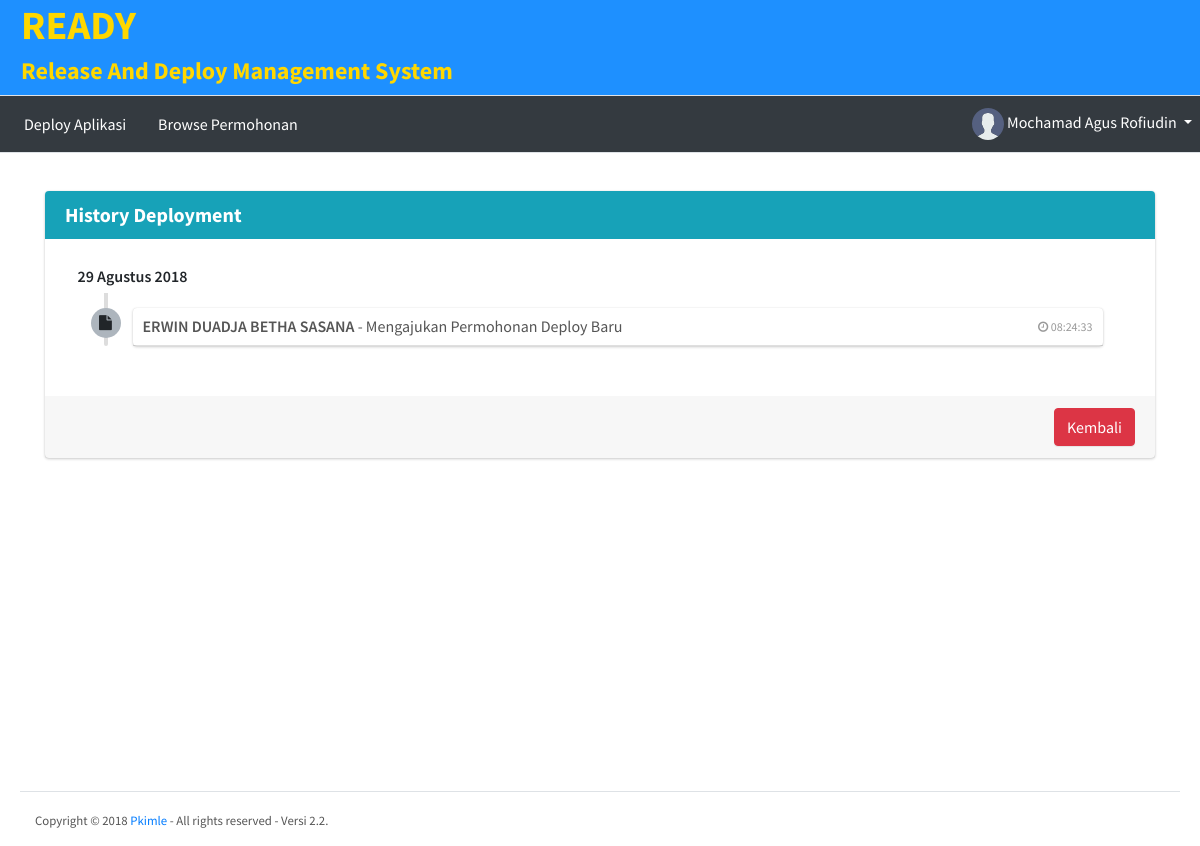
Page /pkimle/deploy3/detail-160 (signed in) on the committed database.
### tables this page shows
CREATE TABLE IF NOT EXISTS `td_permohonan` (
  `kd_permohonan` int(5) NOT NULL,
  `no_nd` varchar(40) NOT NULL,
  `tgl_deploy` date NOT NULL,
  `kd_aplikasi` int(3) NOT NULL,
  `nip_pemohon` varchar(18) NOT NULL,
  `nip_atasan_pemohon` int(18) NOT NULL,
  `jns_deploy` int(2) NOT NULL,
  `ket_fitur` text NOT NULL,
  `ket_service` text NOT NULL,
  `ket_table` text NOT NULL,
  `file_name` varchar(250) NOT NULL,
  `fileusman` text NOT NULL,
  `filedetail` text NOT NULL,
  `fileuat` text NOT NULL,
  `catatan` varchar(400) NOT NULL,
  `status` varchar(250) NOT NULL DEFAULT 'Request',
  `tgl_rekam` datetime NOT NULL DEFAULT CURRENT_TIMESTAMP ON UPDATE CURRENT_TIMESTAMP
);

CREATE TABLE IF NOT EXISTS `tr_pegawai` (
  `nip_pegawai` varchar(18) NOT NULL,
  `nm_pegawai` varchar(50) NOT NULL,
  `jabatan` varchar(225) NOT NULL,
  `username` varchar(100) NOT NULL,
  `password` varchar(50) NOT NULL,
  `crypt` varchar(500) NOT NULL DEFAULT '3365cdeb71ad7146a8f0a2b65bddf136',
  `key` varchar(500) NOT NULL DEFAULT 'e58a5e23cb26998e029ab3a734244226',
  `grub` varchar(8) NOT NULL
);

### lib/indonesia.lib.php (called while the page is built, shortened)
<?php
function tgl_indo($tanggal){
	$bulan = array (
		1 =>   'Januari',
		'Februari',
		'Maret',
		'April',
		'Mei',
		'Juni',
		'Juli',
		'Agustus',
		'September',
		'Oktober',
		'November',
		'Desember'
	);
	$pecahkan = explode('-', $tanggal);
	return $pecahkan[2] . ' ' . $bulan[ (int)$pecahkan[1] ] . ' ' . $pecahkan[0];
}

### config.php (called while the page is built, shortened)
<?php
$c_url="http://localhost/pkimle";
require_once ROOT.DS."lib/indonesia.lib.php"
?>

### pages/detail.php (the view, shortened to what this page needs)
<?php
$kd_permohonan=$_GET['kd_permohonan'];
$queryutama1 = "SELECT * from td_permohonan where (kd_permohonan like '%" . $kd_permohonan . "%')";
$resultutama1 = mysql_query($queryutama1);
$row2 = mysql_fetch_array($resultutama1);
$q_peg = "SELECT * from  tr_pegawai  where (nip_pegawai like '%" . $row2['nip_pemohon'] . "%')";
$result_peg = mysql_query($q_peg);
$data_peg = mysql_fetch_array($result_peg);
?>
			<div class="container">
			<div class="col-12">
				<div class="card card-info">
				  <div class="card-header">
					<h3 class="card-title"><b>History Deployment </b></h3>
				  </div>
					<div class="card-body">
        <div class="col-md-12">
          <ul class="timeline">
            <li class="time-label">
                  <span class="bg-red">
                    <?php echo tgl_indo(date('Y-m-d', strtotime($row2['tgl_rekam']))); ?>
                  </span>
            </li>
            <li>
              <i class="fa fa-file bg-blue"></i>
              <div class="timeline-item">
				<span class="time"><i class="fa fa-clock-o"></i> <?php echo date('H:i:s', strtotime($row2['tgl_rekam'])); ?></span>
                <h3 class="timeline-header"><a><?php echo  $data_peg['nm_pegawai'];?></a> - Mengajukan Permohonan Deploy Baru</h3>
              </div>
            </li>
          </ul>
        </div>
					</div>
					<div class="card-footer">
						<form class="form-horizontal" action="<?php echo $c_url."/".$grub."/deploy3";?>" method="POST" enctype="multipart/form-data">
						<input class="btn btn-danger  float-right" type="SUBMIT" name="cari" id="CANCEL" value="Kembali" />
						</form>
					</div>
				</div>
			</div>
            </div>

### rows in the picture
td_permohonan: tgl_rekam "29 Agustus 2018", tgl_rekam "08:24:33"
tr_pegawai: nm_pegawai "ERWIN DUADJA BETHA SASANA"

### other values in the picture
$_SESSION['nm_pegawai'] "Mochamad Agus Rofiudin"
_VERSION "2.2"
